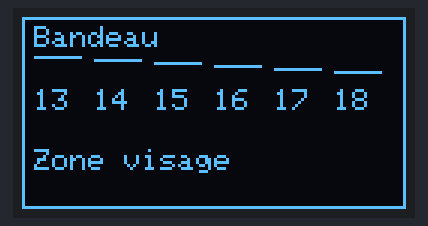
A sketch run on a simulated ESP32. Parts: 128×64 one-colour display.

Above: at 0.1 s.

The sketch:

test_affichage.ino
```cpp
// Programme jetable : teste l'écran OLED SSD1306 128x64 bicolore (jaune en haut, bleu en bas).
// Sert à mesurer où se trouve réellement la frontière entre le Bandeau (jaune)
// et la Zone visage (bleue). On la suppose entre y=15 et y=16.
#include <Wire.h>
#include <Adafruit_GFX.h>
#include <Adafruit_SSD1306.h>

const int PIN_SDA = 21;         // ligne de données I2C
const int PIN_SCL = 22;         // ligne d'horloge I2C
const uint8_t ADRESSE = 0x3C;   // adresse confirmée par le scan I2C

Adafruit_SSD1306 ecran(128, 64, &Wire, -1);  // -1 : pas de broche de reset

void setup() {
  Wire.begin(PIN_SDA, PIN_SCL);
  ecran.begin(SSD1306_SWITCHCAPVCC, ADRESSE);
  ecran.clearDisplay();
  ecran.setTextColor(SSD1306_WHITE);
  ecran.setTextSize(1);

  // Cadre autour de tout l'écran
  ecran.drawRect(0, 0, 128, 64, SSD1306_WHITE);

  // Textes : un dans le Bandeau supposé, un dans la Zone visage supposée
  ecran.setCursor(4, 3);
  ecran.print("Bandeau");
  ecran.setCursor(4, 44);
  ecran.print("Zone visage");

  // Lignes de repère : 6 petits traits côte à côte, chacun sur une ligne y différente
  // (13 à 18), avec son numéro écrit juste dessous. Le trait au-dessus du "15"
  // est à y=15, celui au-dessus du "16" est à y=16.
  for (int i = 0; i < 6; i++) {
    int y = 13 + i;
    int x = 4 + i * 20;
    ecran.drawFastHLine(x, y, 16, SSD1306_WHITE);
    ecran.setCursor(x, 24);
    ecran.print(y);
  }

  ecran.display();
}

void loop() {}
```
